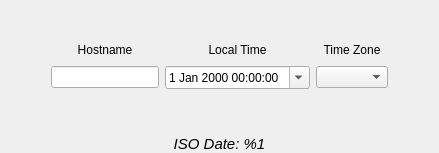
       <widget class="QWidget" name="page_welcome">
        <layout class="QVBoxLayout" name="verticalLayout_6">
         <property name="topMargin">
          <number>0</number>
         </property>
         <property name="bottomMargin">
          <number>0</number>
         </property>
         <item>
          <spacer name="verticalSpacer_6">
           <property name="orientation">
            <enum>Qt::Vertical</enum>
           </property>
           <property name="sizeHint" stdset="0">
            <size>
             <width>20</width>
             <height>40</height>
            </size>
           </property>
          </spacer>
         </item>
         <item>
          <layout class="QGridLayout" name="gridLayout">
           <item row="2" column="2">
            <widget class="QDateTimeEdit" name="dateTimeEdit">
             <property name="calendarPopup">
              <bool>true</bool>
             </property>
            </widget>
           </item>
           <item row="1" column="2">
            <widget class="QLabel" name="label_19">
             <property name="text">
              <string>Local Time</string>
             </property>
             <property name="alignment">
              <set>Qt::AlignCenter</set>
             </property>
            </widget>
           </item>
           <item row="1" column="0">
            <spacer name="horizontalSpacer_2">
             <property name="orientation">
              <enum>Qt::Horizontal</enum>
             </property>
             <property name="sizeHint" stdset="0">
              <size>
               <width>40</width>
               <height>20</height>
              </size>
             </property>
            </spacer>
           </item>
           <item row="1" column="3">
            <widget class="QLabel" name="label_20">
             <property name="text">
              <string>Time Zone</string>
             </property>
             <property name="alignment">
              <set>Qt::AlignCenter</set>
             </property>
            </widget>
           </item>
           <item row="1" column="4">
            <spacer name="horizontalSpacer_3">
             <property name="orientation">
              <enum>Qt::Horizontal</enum>
             </property>
             <property name="sizeHint" stdset="0">
              <size>
               <width>40</width>
               <height>20</height>
              </size>
             </property>
            </spacer>
           </item>
           <item row="2" column="3">
            <widget class="QComboBox" name="combo_welcome_timezone">
             <property name="sizeAdjustPolicy">
              <enum>QComboBox::AdjustToContentsOnFirstShow</enum>
             </property>
            </widget>
           </item>
           <item row="1" column="1">
            <widget class="QLabel" name="label_14">
             <property name="text">
              <string>Hostname</string>
             </property>
             <property name="alignment">
              <set>Qt::AlignCenter</set>
             </property>
            </widget>
           </item>
           <item row="2" column="1">
            <widget class="QLineEdit" name="line_hostname">
             <property name="inputMethodHints">
              <set>Qt::ImhNone</set>
             </property>
             <property name="maxLength">
              <number>30</number>
             </property>
             <property name="clearButtonEnabled">
              <bool>false</bool>
             </property>
            </widget>
           </item>
          </layout>
         </item>
         <item>
          <spacer name="verticalSpacer_4">
           <property name="orientation">
            <enum>Qt::Vertical</enum>
           </property>
           <property name="sizeType">
            <enum>QSizePolicy::Preferred</enum>
           </property>
           <property name="sizeHint" stdset="0">
            <size>
             <width>20</width>
             <height>40</height>
            </size>
           </property>
          </spacer>
         </item>
         <item>
          <widget class="QLabel" name="label_iso_date">
           <property name="font">
            <font>
             <pointsize>11</pointsize>
             <weight>50</weight>
             <italic>true</italic>
             <bold>false</bold>
            </font>
           </property>
           <property name="text">
            <string>ISO Date: %1</string>
           </property>
           <property name="alignment">
            <set>Qt::AlignCenter</set>
           </property>
          </widget>
         </item>
        </layout>
       </widget>
